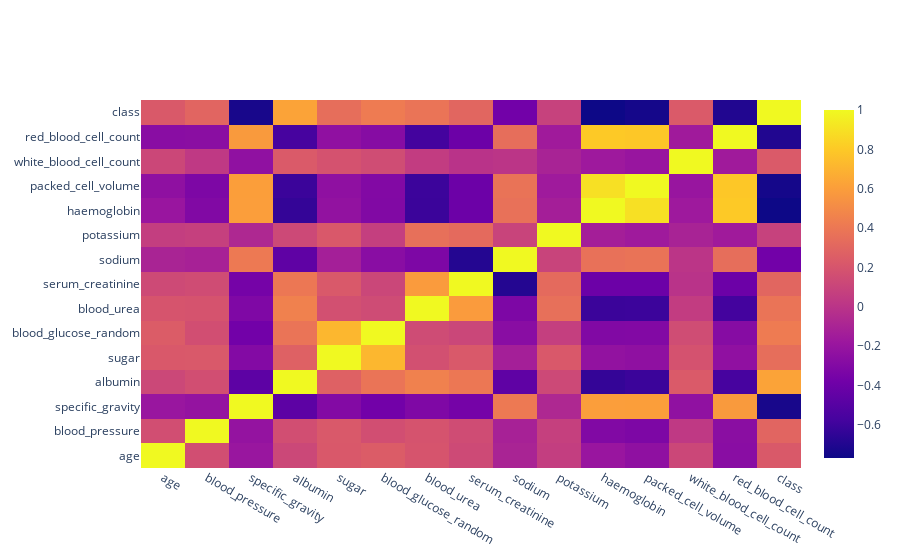

The notebook cell this image was saved under:
### Code cell
import plotly.graph_objects as go 
corr = df.corr(numeric_only=True)
fig2 = go.Figure(data = go.Heatmap(z= corr.values, x= corr.columns, y= corr.index))
fig2.show()

### Figure 1 — Plotly figure (JSON) as saved in the notebook; plotly's stock layout.template omitted (floating-point values rounded to 4 significant figures; data arrays with more than 128 entries replaced by an {"elided": "..."} marker saying what was removed)
{"data": [{"type": "heatmap", "x": ["age", "blood_pressure", "specific_gravity", "albumin", "sugar", "blood_glucose_random", "blood_urea", "serum_creatinine", "sodium", "potassium", "haemoglobin", "packed_cell_volume", "white_blood_cell_count", "red_blood_cell_count", "class"], "y": ["age", "blood_pressure", "specific_gravity", "albumin", "sugar", "blood_glucose_random", "blood_urea", "serum_creatinine", "sodium", "potassium", "haemoglobin", "packed_cell_volume", "white_blood_cell_count", "red_blood_cell_count", "class"], "z": {"elided": "15x15 float values"}}], "layout": {}}
